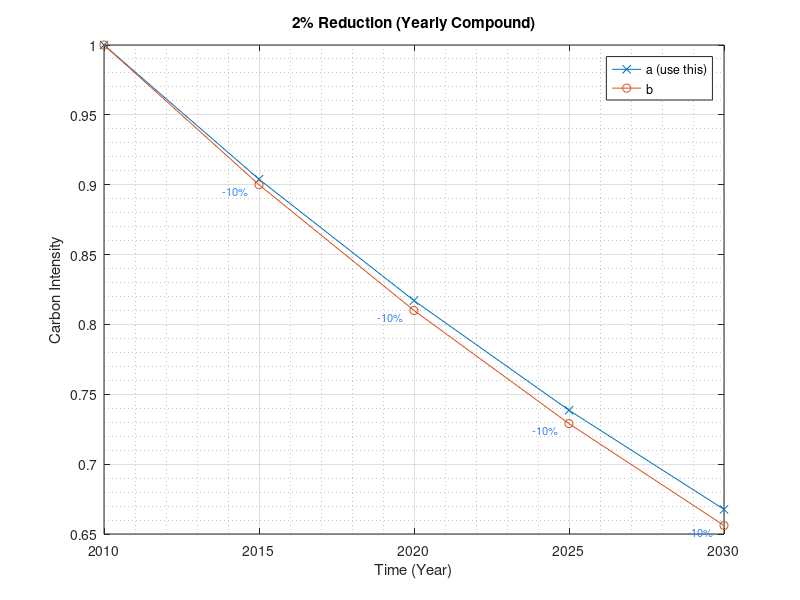

Reproduce this figure in MATLAB.
clear
close all

yr = 2010:5:2030;

a = (0.98).^(0:5:20); % use this one!!!

b = (0.9).^(0:1:4);

figure(10); clf;
plot(yr, a, 'x-', yr, b, 'o-');
set(gca, 'xtick', 2010:5:2030);
set(gca, 'yminorgrid', 'on');
grid on;

legend('a (use this)', 'b');
title('2% Reduction (Yearly Compound)');

xlabel('Time (Year)');
ylabel('Carbon Intensity');


pctg = 1-(b(2:end)./b(1:end-1));
for i = 2:5, text(yr(i)-0.75, b(i)-0.005, [num2str(-pctg(i-1)*100, '%2.0f'), '%'], 'fontsize', 8, 'horizontalalignment', 'center', 'color', [0.2 0.5 1]); end
